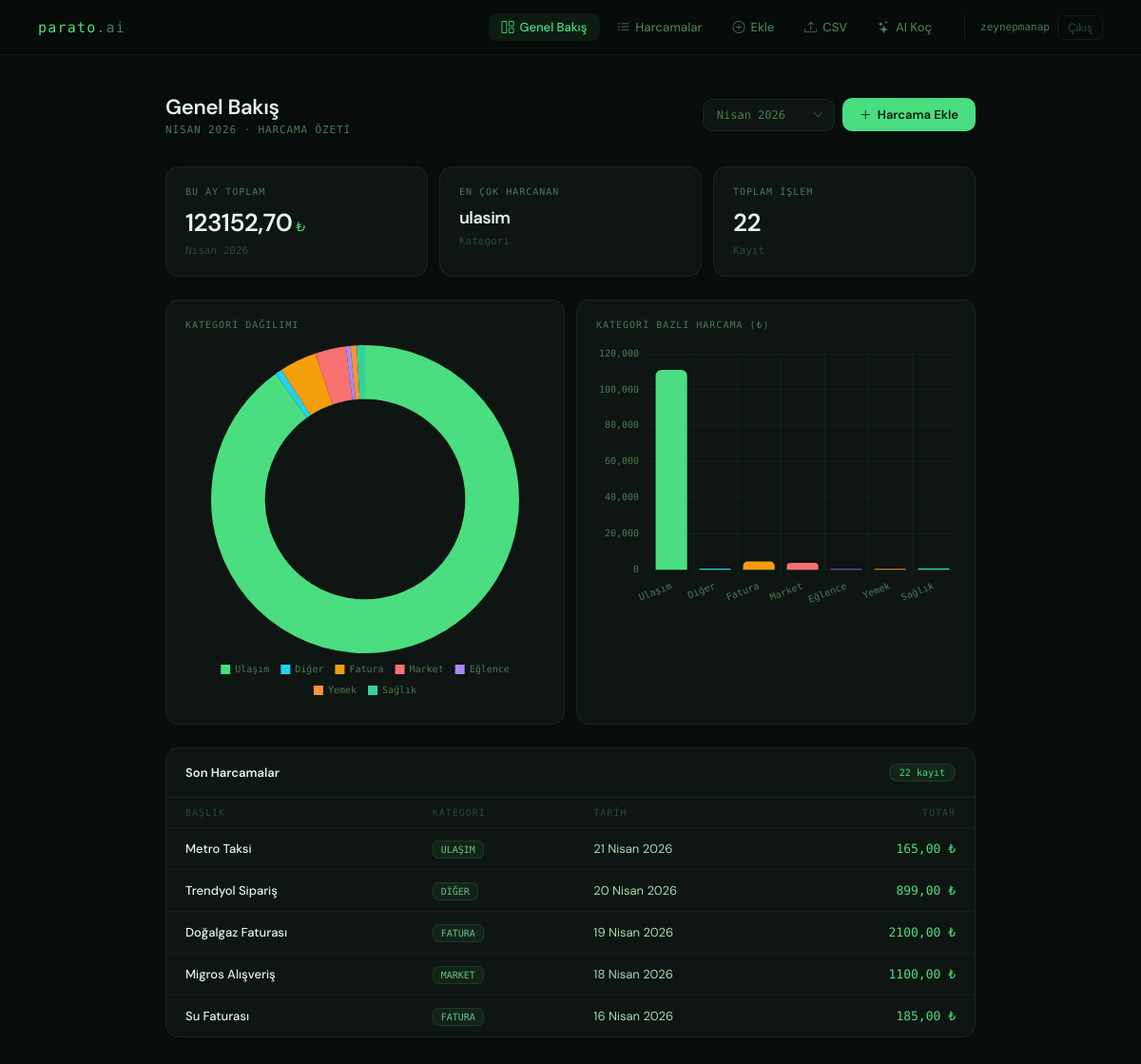
The app's page / (signed in) with its own data.
### tracker/models.py (models this page shows, shortened)
class Harcama(models.Model):
    kullanici = models.ForeignKey(User, on_delete=models.CASCADE)
    baslik = models.CharField(max_length=200)
    tutar = models.DecimalField(max_digits=10, decimal_places=2)
    kategori = models.CharField(max_length=20, choices=Kategori.choices, default=Kategori.DIGER)
    tarih = models.DateField()
    aciklama = models.TextField(blank=True)
    olusturulma = models.DateTimeField(auto_now_add=True)
    class Meta:
        ordering = ['-tarih']

### tracker/views.py (the view)
# urls.py: path('', views.dashboard, name='dashboard'),
@login_required
def dashboard(request):
    bugun = date.today()
    ay = int(request.GET.get('ay', bugun.month))
    yil = int(request.GET.get('yil', bugun.year))
    harcamalar = Harcama.objects.filter(
        kullanici=request.user,
        tarih__month=ay,
        tarih__year=yil
    )
    toplam = sum(h.tutar for h in harcamalar)
    kategoriler = {}
    for h in harcamalar:
        kategoriler[h.kategori] = kategoriler.get(h.kategori, 0) + h.tutar
    en_cok = max(kategoriler, key=kategoriler.get) if kategoriler else '-'
    ay_isimleri = {
        1: 'Ocak', 2: 'Şubat', 3: 'Mart', 4: 'Nisan',
        5: 'Mayıs', 6: 'Haziran', 7: 'Temmuz', 8: 'Ağustos',
        9: 'Eylül', 10: 'Ekim', 11: 'Kasım', 12: 'Aralık'
    }
    kat_isimleri = {
        'market': 'Market', 'ulasim': 'Ulaşım', 'saglik': 'Sağlık',
        'eglence': 'Eğlence', 'fatura': 'Fatura', 'yemek': 'Yemek', 'diger': 'Diğer'
    }
    grafik_etiketler = json.dumps([kat_isimleri.get(k, k) for k in kategoriler.keys()])
    grafik_degerler = json.dumps([float(v) for v in kategoriler.values()])
    aylar = []
    for i in range(12):
        m = bugun.month - i
        y = bugun.year
        if m <= 0:
            m += 12
            y -= 1
        aylar.append({'ay': m, 'yil': y})
    context = {
        'toplam': toplam,
        'islem_sayisi': harcamalar.count(),
        'en_cok': en_cok,
        'harcamalar': harcamalar[:5],
        'secili_ay': ay,
        'secili_yil': yil,
        'aylar': aylar,
        'ay_isimleri': ay_isimleri,
        'secili_ay_ismi': ay_isimleri[ay],
        'grafik_etiketler': grafik_etiketler,
        'grafik_degerler': grafik_degerler,
    }
    return render(request, 'tracker/dashboard.html', context)

### tracker/templatetags/custom_filters.py (called while the page is built)
@register.filter
def get_item(dictionary, key):
    return dictionary.get(key)

### tracker/templates/tracker/dashboard.html (shortened to what this page needs)
{% extends 'tracker/base.html' %}
{% load custom_filters %}
{% block content %}
<div class="page-header">
  <div>
    <h1>Genel Bakış</h1>
    <p>{{ secili_ay_ismi }} {{ secili_yil }} · Harcama özeti</p>
  </div>
  <div style="display: flex; gap: 8px; align-items: center;">
    <div class="select-wrap">
      <select class="ay-select" onchange="window.location.href='/?ay='+this.value.split('-')[0]+'&yil='+this.value.split('-')[1]">
        {% for a in aylar %}
        <option value="{{ a.ay }}-{{ a.yil }}"
          {% if a.ay == secili_ay and a.yil == secili_yil %}selected{% endif %}>
          {{ ay_isimleri|get_item:a.ay }} {{ a.yil }}
        </option>
        {% endfor %}
      </select>
    </div>
    <a href="{% url 'harcama_ekle' %}" class="btn-primary">
      <i class="bi bi-plus-lg"></i> Harcama Ekle
    </a>
  </div>
</div>
<div class="metrics">
  <div class="metric">
    <div class="metric-label">Bu Ay Toplam</div>
    <div class="metric-val">{{ toplam }}<span class="unit">₺</span></div>
    <div class="metric-sub">{{ secili_ay_ismi }} {{ secili_yil }}</div>
  </div>
  <div class="metric">
    <div class="metric-label">En Çok Harcanan</div>
    <div class="metric-val" style="font-size:18px">{{ en_cok }}</div>
    <div class="metric-sub">Kategori</div>
  </div>
  <div class="metric">
    <div class="metric-label">Toplam İşlem</div>
    <div class="metric-val">{{ islem_sayisi }}</div>
    <div class="metric-sub">Kayıt</div>
  </div>
</div>
{% if grafik_etiketler %}
<div class="charts">
  <div class="chart-card">
    <div class="chart-title">Kategori Dağılımı</div>
    <canvas id="pastaGrafik" height="220"></canvas>
  </div>
  <div class="chart-card">
    <div class="chart-title">Kategori Bazlı Harcama (₺)</div>
    <canvas id="cubukGrafik" height="220"></canvas>
  </div>
</div>
{% endif %}
<div class="table-card">
  <div class="table-head">
    <h2>Son Harcamalar</h2>
    <span class="pill">{{ islem_sayisi }} kayıt</span>
  </div>
  <table>
    <thead>
      <tr>
        <th>Başlık</th>
        <th>Kategori</th>
        <th>Tarih</th>
        <th>Tutar</th>
      </tr>
    </thead>
    <tbody>
      {% for h in harcamalar %}
      <tr>
        <td class="td-title">{{ h.baslik }}</td>
        <td><span class="kat">{{ h.get_kategori_display }}</span></td>
        <td>{{ h.tarih }}</td>
        <td class="td-amount">{{ h.tutar }} ₺</td>
      </tr>
      {% empty %}
      <tr><td colspan="4"><div class="empty">— bu ay harcama yok —</div></td></tr>
      {% endfor %}
    </tbody>
  </table>
</div>
{% endblock %}
{% block extra_js %}
{% if grafik_etiketler %}
<script>
  const etiketler = {{ grafik_etiketler|safe }};
  const degerler = {{ grafik_degerler|safe }};
  const renkler = ['#4ade80','#22d3ee','#f59e0b','#f87171','#a78bfa','#fb923c','#34d399'];
  new Chart(document.getElementById('pastaGrafik'), {
    type: 'doughnut',
    data: {
      labels: etiketler,
      datasets: [{
        data: degerler,
        backgroundColor: renkler,
        borderWidth: 0,
        hoverOffset: 6
      }]
    },
    options: {
      plugins: {
        legend: {
          position: 'bottom',
          labels: {
            color: '#4a7a58',
            font: { family: 'DM Mono', size: 10 },
            padding: 12,
            boxWidth: 10
          }
        }
      },
      cutout: '65%'
    }
  });
  new Chart(document.getElementById('cubukGrafik'), {
    type: 'bar',
    data: {
      labels: etiketler,
      datasets: [{
        data: degerler,
        backgroundColor: renkler,
        borderRadius: 6,
        borderWidth: 0
      }]
    },
    options: {
      plugins: { legend: { display: false } },
      scales: {
        x: {
          ticks: { color: '#4a7a58', font: { family: 'DM Mono', size: 10 } },
          grid: { color: 'rgba(74,222,128,0.05)' }
        },
        y: {
          ticks: { color: '#4a7a58', font: { family: 'DM Mono', size: 10 } },
          grid: { color: 'rgba(74,222,128,0.05)' }
        }
      }
    }
  });
</script>
{% endif %}
{% endblock %}

### tracker/templates/tracker/base.html (shortened to what this page needs)
<!DOCTYPE html>
<html lang="tr">
<head>
  <link href="https://cdn.jsdelivr.net/npm/bootstrap-icons@1.11.0/font/bootstrap-icons.css" rel="stylesheet">
</head>
<body>
<nav>
  <a class="nav-logo" href="{% url 'dashboard' %}">parato<span>.ai</span></a>
  <div class="nav-right">
    {% if request.user.is_authenticated %}
    <div class="nav-links">
      <a href="{% url 'dashboard' %}" class="{% if request.resolver_match.url_name == 'dashboard' %}active{% endif %}">
        <i class="bi bi-grid-1x2"></i> Genel Bakış
      </a>
      <a href="{% url 'harcama_listesi' %}" class="{% if request.resolver_match.url_name == 'harcama_listesi' %}active{% endif %}">
        <i class="bi bi-list-ul"></i> Harcamalar
      </a>
      <a href="{% url 'harcama_ekle' %}" class="{% if request.resolver_match.url_name == 'harcama_ekle' %}active{% endif %}">
        <i class="bi bi-plus-circle"></i> Ekle
      </a>
      <a href="{% url 'csv_yukle' %}" class="{% if request.resolver_match.url_name == 'csv_yukle' %}active{% endif %}">
        <i class="bi bi-upload"></i> CSV
      </a>
      <a href="{% url 'ai_analiz' %}" class="{% if request.resolver_match.url_name == 'ai_analiz' %}active{% endif %}">
        <i class="bi bi-stars"></i> AI Koç
      </a>
    </div>
    <div class="nav-user">
      <span>{{ request.user.username }}</span>
      <a href="{% url 'cikis' %}">Çıkış</a>
    </div>
    {% endif %}
  </div>
</nav>
<main>
  {% block content %}{% endblock %}
</main>
{% block extra_js %}{% endblock %}
</body>
</html>

### tracker/templates/tracker/base.html (style rules this page uses)
*, *::before, *::after { box-sizing: border-box; margin: 0; padding: 0; }
:root { --bg: #080c0a; --surface: #0e1512; --surface2: #141c17; --border: rgba(74,222,128,0.1); --green: #4ade80; --text: #e2f5e9; --text-muted: #4a7a58; --text-dim: #2a4a35; --mono: 'DM Mono', monospace; --sans: 'DM Sans', sans-serif; }
body { background: var(--bg); font-family: var(--sans); color: var(--text); min-height: 100vh; }
nav { border-bottom: 1px solid var(--border); padding: 0 40px; display: flex; align-items: center; justify-content: space-between; height: 58px; position: sticky; top: 0; background: rgba(8,12,10,0.92); backdrop-filter: blur(12px); z-index: 100; }
.nav-logo { font-family: var(--mono); font-size: 15px; font-weight: 500; color: var(--green); letter-spacing: 0.08em; text-decoration: none; }
.nav-logo span { color: var(--text-muted); }
.nav-right { display: flex; align-items: center; gap: 4px; }
.nav-links { display: flex; gap: 4px; }
.nav-links a { font-size: 13px; font-weight: 500; color: var(--text-muted); text-decoration: none; padding: 6px 14px; border-radius: 8px; transition: all 0.15s; display: flex; align-items: center; gap: 6px; }
.nav-links a.active { color: var(--green); background: rgba(74,222,128,0.08); }
.nav-user { display: flex; align-items: center; gap: 8px; margin-left: 16px; padding-left: 16px; border-left: 1px solid var(--border); }
.nav-user span { font-family: var(--mono); font-size: 11px; color: var(--text-muted); }
.nav-user a { font-size: 12px; color: var(--text-dim); text-decoration: none; padding: 4px 10px; border: 1px solid var(--border); border-radius: 6px; transition: all 0.15s; }
main { max-width: 900px; margin: 0 auto; padding: 40px 24px; }

### records on screen
Harcama: kategori "ulasim", baslik "Metro Taksi", kategori "ULAŞIM", tarih "21 Nisan 2026", tutar "165,00"
Harcama: baslik "Trendyol Sipariş", kategori "DIĞER", tarih "20 Nisan 2026", tutar "899,00"
Harcama: baslik "Doğalgaz Faturası", kategori "FATURA", tarih "19 Nisan 2026", tutar "2100,00"
Harcama: baslik "Migros Alışveriş", kategori "MARKET", tarih "18 Nisan 2026", tutar "1100,00"
Harcama: baslik "Su Faturası", kategori "FATURA", tarih "16 Nisan 2026", tutar "185,00"

### other values on screen
{{ request.user.username }} "zeynepmanap"
{{ secili_ay_ismi }} "NISAN"
{{ secili_yil }} "2026"
{{ toplam }} "123152,70"
{{ secili_ay_ismi }} "Nisan"
{{ islem_sayisi }} "22"
form field value "Nisan 2026"
chart data {{ grafik_degerler|safe }} [110990.0, 899.0, 4784.9, 4013.5, 589.8, 805.5, 1070.0]
